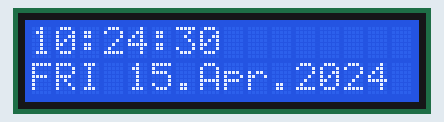
Bench run of a program on a simulated Raspberry Pi Pico running MicroPython. Parts: 16×2 character LCD. The clock reads 2024-03-15 10:24:30 at power-on unless the program sets it; library files of the repository ran but are not shown: lcd_api.py, pico_i2c_lcd.py.

Above: at 0.1 s.
At 4.2 s:
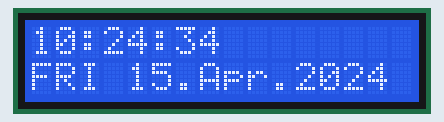
At 9.4 s:
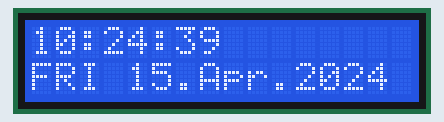
At 18.7 s:
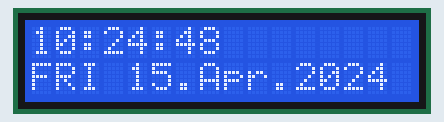
At 27.9 s:
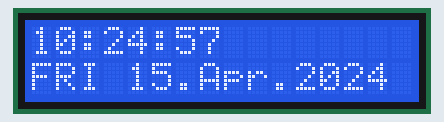
At 38.2 s:
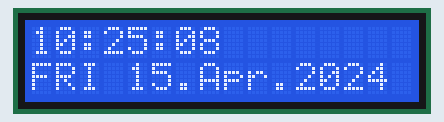

Measured:
- what the display in image 0 shows lasts 1.0 s, from 0.1 s to 1.1 s

The program:

main-1.py
```python
from lib import RTC_DS3231
import time

import utime

import machine
from machine import I2C
from lcd_api import LcdApi
from pico_i2c_lcd import I2cLcd

I2C_ADDR     = 0x27
I2C_NUM_ROWS = 2
I2C_NUM_COLS = 16

i2c = I2C(0, sda=machine.Pin(0), scl=machine.Pin(1), freq=400000)
lcd = I2cLcd(i2c, I2C_ADDR, I2C_NUM_ROWS, I2C_NUM_COLS)

#RTC
rtc = RTC_DS3231.RTC()

#Weekday is start at Saturday with x01
#                     sec\min\hou\wee\day\mon\yea
#rtc.DS3231_SetTime(b'\x50\x47\x05\x03\x29\x11\x21')
#remove comment to set time. Do this only once otherwise time will be set everytime the code is executed.

while True:
    t = rtc.DS3231_ReadTime(1)
    #read RTC and receive data in Mode 1 (see /my_lib/RTC_DS3231.py)
    lcd.move_to(0,0)
    lcd.putstr(t)
    time.sleep(1)
```

RTC_DS3231.py
```python
import machine

#class for getting Realtime from the DS3231 in different modes.
class RTC:
    w = ["SUN","MON","TUE","WED","THU","FRI","SAT"] #if you want different names for Weekdays, feel free to add.
    mon = ["Jan","Feb","Mar","Apr","May","Jun","Jul","Aug","Sep","Oct","Nov","Dec"]
    #w = ["Sunday","Monday","Tuesday","Wednesday","Thursday","Friday","Saturday"]

    #initialisation of RTC object. Several settings are possible but everything is optional. If you meet this standards no parameter's needed.
    def __init__(self, sda_pin=0, scl_pin=1, port=0, speed=100000, address=0x68, register=0x00):
        self.rtc_address = address      #for using different i2c address
        self.rtc_register = register    #for using different register on device. DON'T change for DS3231
        sda=machine.Pin(sda_pin)        #configure the sda pin
        scl=machine.Pin(scl_pin)        #configure the scl pin
        self.i2c=machine.I2C(port,sda=sda, scl=scl, freq=speed) #configure the i2c interface with given parameters

    #function for setting the Time
    def DS3231_SetTime(self, NowTime = b'\x00\x23\x12\x28\x14\x07\x21'):
        # Weekdays start at Saturday as x01
        # NowTime has to be in format like b'\x00\x23\x12\x28\x14\x07\x21'
        # It is encoded like this           sec min hour week day month year
        # Then it's written to the DS3231
        self.i2c.writeto_mem(int(self.rtc_address), int(self.rtc_register),NowTime)

    #the DS3231 gives data in bcd format. This has to be converted to binary format.
    def bcd2bin(self, value):
        return (value or 0) - 6 * ((value or 0) >> 4)

    #add a 0 in front of numbers smaler than 10
    def pre_zero(self, value):
        pre_zero = True #change to False if you don't want a "0" in fron of numbers smaler than 10
        if pre_zero:
            if value < 10:
                value = "0"+str(value)  #from now the value is a string!
        return value

    #read the Realtime from the DS3231 with errorhandling. Several output modes can be used.
    def DS3231_ReadTime(self,mode=0):
        try:
            buffer = self.i2c.readfrom_mem(self.rtc_address,self.rtc_register,7)    #read RT from DS3231 and write to the buffer variable. It's a list with 7 entries. Every entry needs to be converted from bcd to bin.
            year = self.bcd2bin(buffer[6]) + 2000           #the year consists of 2 digits. Here 2000 years are added to get format like "2021"
            month = self.mon[self.bcd2bin(buffer[5])]       #making Months in the first three letters
            #month = self.bcd2bin(buffer[5])                #just put the month value in the month variable and convert it., remove comment and comment above if you want numbers
            day = self.bcd2bin(buffer[4])                   #same for the day value
            weekday = self.w[self.bcd2bin(buffer[3])]       #weekday will be converted in the weekdays name or shortform like "Sunday" or "SUN"
            #weekday = self.bcd2bin(buffer[3])              #remove comment in this line if you want a number for the weekday and comment the line before.
            hour = self.pre_zero(self.bcd2bin(buffer[2]))   #convert bcd to bin and add a "0" if necessary
            minute = self.pre_zero(self.bcd2bin(buffer[1])) #convert bcd to bin and add a "0" if necessary
            second = self.pre_zero(self.bcd2bin(buffer[0])) #convert bcd to bin and add a "0" if necessary
            if mode == 0:   #mode 0 returns a list of second, minute, ...
                return second, minute, hour, weekday, day, month, year
            if mode == 1:   #mode 1 returns a formated string with time, weekday and date
                time_string = str(hour) + ":" + str(minute) + ":" + str(second) + "        " + weekday + " " + str(day) + "." + str(month) + "." + str(year)
                return time_string
            if mode == 2:
                mod2_string = str(hour) + ":" + str(minute) + ":" + str(second) + "        " + weekday + " " + month + "/" + str(day) + "/" + str(year)
                return mod2_string
            #if you need different format, feel free to add
        except:
            return "Error: is the DS3231 not connected?"   #exception occurs in any case of error.
```
